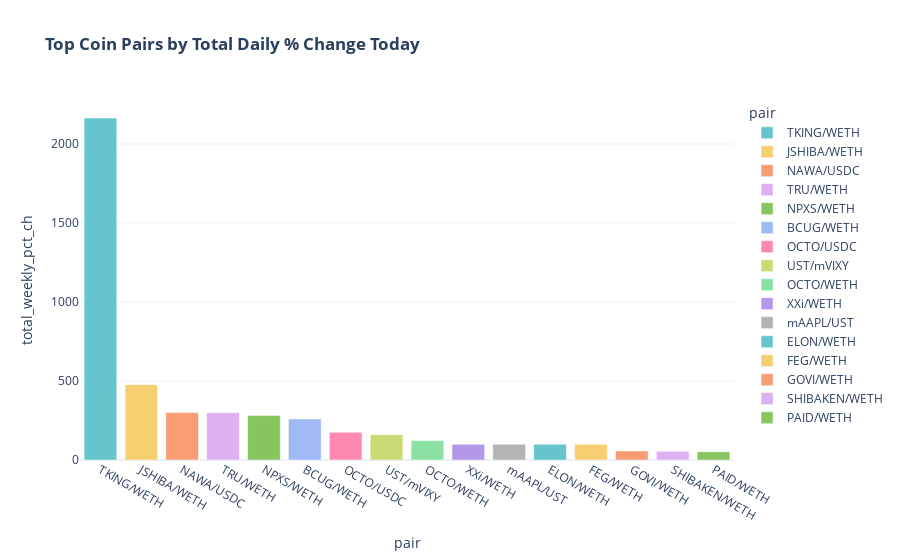

The notebook cell saved with this chart:
### Markdown cell above
# Uniswap Today

### Code cell
#bsc pancakeswap
uni_4_1 = json.load(open('/Users/max.bade/Downloads/uniswap/4_1.txt'))
uni_4_2 = json.load(open('/Users/max.bade/Downloads/uniswap/4_2.txt'))
uni_4_3 = json.load(open('/Users/max.bade/Downloads/uniswap/4_3.txt'))
uni_4_4 = json.load(open('/Users/max.bade/Downloads/uniswap/4_4.txt'))
uni_4_5 = json.load(open('/Users/max.bade/Downloads/uniswap/4_5.txt'))
uni_4_6 = json.load(open('/Users/max.bade/Downloads/uniswap/4_6.txt'))
uni_4_7 = json.load(open('/Users/max.bade/Downloads/uniswap/4_7.txt'))
uni_4_8 = json.load(open('/Users/max.bade/Downloads/uniswap/4_8.txt'))
uni_4_9 = json.load(open('/Users/max.bade/Downloads/uniswap/4_9.txt'))
uni_4_10 = json.load(open('/Users/max.bade/Downloads/uniswap/4_10.txt'))
uni_4_11 = json.load(open('/Users/max.bade/Downloads/uniswap/4_11.txt'))
uni_4_12 = json.load(open('/Users/max.bade/Downloads/uniswap/4_12.txt'))
uni_4_13 = json.load(open('/Users/max.bade/Downloads/uniswap/4_13.txt'))
uni_4_14 = json.load(open('/Users/max.bade/Downloads/uniswap/4_14.txt'))
uni_4_15 = json.load(open('/Users/max.bade/Downloads/uniswap/4_15.txt'))
uni_4_16 = json.load(open('/Users/max.bade/Downloads/uniswap/4_16.txt'))
uni_4_17 = json.load(open('/Users/max.bade/Downloads/uniswap/4_17.txt'))
uni_4_18 = json.load(open('/Users/max.bade/Downloads/uniswap/4_18.txt'))
uni_4_19 = json.load(open('/Users/max.bade/Downloads/uniswap/4_19.txt'))
uni_4_20 = json.load(open('/Users/max.bade/Downloads/uniswap/4_20.txt'))
uni_4_21 = json.load(open('/Users/max.bade/Downloads/uniswap/4_21.txt'))
uni_4_22 = json.load(open('/Users/max.bade/Downloads/uniswap/4_22.txt'))
uni_4_23 = json.load(open('/Users/max.bade/Downloads/uniswap/4_23.txt'))
uni_4_24 = json.load(open('/Users/max.bade/Downloads/uniswap/4_24.txt'))
uni_4_25 = json.load(open('/Users/max.bade/Downloads/uniswap/4_25.txt'))
uni_4_26 = json.load(open('/Users/max.bade/Downloads/uniswap/4_26.txt'))
uni_4_27 = json.load(open('/Users/max.bade/Downloads/uniswap/4_27.txt'))
uni_4_28 = json.load(open('/Users/max.bade/Downloads/uniswap/4_28.txt'))
uni_4_29 = json.load(open('/Users/max.bade/Downloads/uniswap/4_29.txt'))
uni_4_30 = json.load(open('/Users/max.bade/Downloads/uniswap/4_30.txt'))
uni_5_1 = json.load(open('/Users/max.bade/Downloads/uniswap/5_1.txt'))
uni_5_2 = json.load(open('/Users/max.bade/Downloads/uniswap/5_2.txt'))
uni_5_3 = json.load(open('/Users/max.bade/Downloads/uniswap/5_3.txt'))
uni_5_4 = json.load(open('/Users/max.bade/Downloads/uniswap/5_4.txt'))
uni_5_5 = json.load(open('/Users/max.bade/Downloads/uniswap/5_5.txt'))
uni_5_6 = json.load(open('/Users/max.bade/Downloads/uniswap/5_6.txt'))
uni_5_7 = json.load(open('/Users/max.bade/Downloads/uniswap/5_7.txt'))
uni_5_8 = json.load(open('/Users/max.bade/Downloads/uniswap/5_8.txt'))
uni_5_9 = json.load(open('/Users/max.bade/Downloads/uniswap/5_9.txt'))
uni_5_10 = json.load(open('/Users/max.bade/Downloads/uniswap/5_10.txt'))
uni_5_11 = json.load(open('/Users/max.bade/Downloads/uniswap/5_11.txt'))


unis = [uni_4_1, uni_4_2, uni_4_3, uni_4_4, uni_4_5, uni_4_6
         , uni_4_7, uni_4_8, uni_4_9, uni_4_10, uni_4_11, uni_4_12
         , uni_4_13, uni_4_14, uni_4_15, uni_4_16, uni_4_17, uni_4_18
         , uni_4_19, uni_4_20, uni_4_21, uni_4_22, uni_4_23, uni_4_24
         , uni_4_25, uni_4_26, uni_4_27, uni_4_28, uni_4_29, uni_4_30
         , uni_5_1, uni_5_2, uni_5_3, uni_5_4, uni_5_5, uni_5_6, uni_5_7
         , uni_5_8, uni_5_9, uni_5_10, uni_5_11]

dirpath = '/Users/max.bade/Downloads/uniswap/'
output = '/Users/max.bade/Downloads/uniswap/output/uniswap.csv'
csvout_lst = []
files = [os.path.join(dirpath, fname) for fname in os.listdir(dirpath)]

# for filename in sorted(files):
for filename in unis:
    
    def cross_join(left, right):
        new_rows = []
        for left_row in left:
            for right_row in right:
                temp_row = deepcopy(left_row)
                for key, value in right_row.items():
                    temp_row[key] = value
                new_rows.append(deepcopy(temp_row))
        return new_rows


    def flatten_list(data):
        for elem in data:
            if isinstance(elem, list):
                yield from flatten_list(elem)
            else:
                yield elem


    def json_to_dataframe(data_in):
        def flatten_json(data, prev_heading=''):
            if isinstance(data, dict):
                rows = [{}]
                for key, value in data.items():
                    rows = cross_join(rows, flatten_json(value, prev_heading + '.' + key))
            elif isinstance(data, list):
                rows = []
                for i in range(len(data)):
                    [rows.append(elem) for elem in flatten_list(flatten_json(data[i], prev_heading))]
            else:
                rows = [{prev_heading[1:]: data}]
            return rows

        return pd.DataFrame(flatten_json(data_in))

    if __name__ == '__main__':
        data = json_to_dataframe(filename)
        csvout_lst.append(data)
        
    pd.concat(csvout_lst).to_csv(output)
    
df = pd.read_csv(output)
df.columns = ['index_duplicate','buy_symbol','sell_symbol','#_trades','trade_amount_$']
del df['index_duplicate']
df['num_trades_x_tradeamount'] = df['#_trades'] * df['trade_amount_$']
# df = df.sort_values(by='num_trades_x_tradeamount',ascending=False).reset_index()
# del df['index']

today = pd.Timestamp("today").strftime("%Y-%m-%d")
start = pd.to_datetime("4/1/2021")
df['trade_date'] = pd.Series(np.arange(len(df)) // 1000) \
              .apply(lambda x: pd.Timedelta(days=x)) + start

df['pair'] = df['buy_symbol'] + "/" + df['sell_symbol']
df['trade_date'] = pd.to_datetime(df['trade_date'])
df.sort_values(['pair','trade_date'], inplace = True, ascending=[True, True])
df['pct_ch'] = round(df.groupby(['pair'])['#_trades'].apply(lambda x: x/x.shift(1)-1).fillna(0)*100,2)
df['sum_pct_change'] = round(df['pct_ch'].groupby(df['pair']).transform('sum'),1)
df['avg_pct_change'] = round(df['pct_ch'].groupby(df['pair']).transform('mean'),1)
df['Week_Number'] = df['trade_date'].dt.week

coins_to_remove = ['BUSD','WBNB','ETH','USDT','USDC','BTC','Cake','WETH','?']
df = df[~df.buy_symbol.isin(coins_to_remove)]
print(df.shape)

filtered_coins = df.groupby(['trade_date','pair'])['pct_ch'].agg('sum').reset_index()
filtered_coins.columns = ['trade_date','pair','total_weekly_pct_ch']
filtered_coins = filtered_coins[filtered_coins['trade_date'] == today][['trade_date','pair','total_weekly_pct_ch']]\
.sort_values(by='total_weekly_pct_ch',ascending=False).reset_index()
filtered_coins = filtered_coins[filtered_coins['total_weekly_pct_ch']>=50]
print(filtered_coins.shape)
print(filtered_coins.pair.nunique())

fig = px.bar(filtered_coins
             ,x='pair'
             ,y='total_weekly_pct_ch'
             ,color='pair'
             ,template='plotly_white'
             ,color_discrete_sequence=px.colors.qualitative.Pastel
             ,title='<b>Top Coin Pairs by Total Daily % Change Today')
print(filtered_coins.head(10))
fig.show()

### Figure 1 — Plotly figure (JSON) as saved in the notebook; plotly's stock layout.template omitted (floating-point values rounded to 4 significant figures)
{"data": [{"alignmentgroup": "True", "hovertemplate": "pair=%{x}<br>total_weekly_pct_ch=%{y}<extra></extra>", "legendgroup": "TKING/WETH", "marker": {"color": "rgb(102, 197, 204)"}, "name": "TKING/WETH", "offsetgroup": "TKING/WETH", "orientation": "v", "showlegend": true, "textposition": "auto", "type": "bar", "x": ["TKING/WETH"], "xaxis": "x", "y": [2165.0], "yaxis": "y"}, {"alignmentgroup": "True", "hovertemplate": "pair=%{x}<br>total_weekly_pct_ch=%{y}<extra></extra>", "legendgroup": "JSHIBA/WETH", "marker": {"color": "rgb(246, 207, 113)"}, "name": "JSHIBA/WETH", "offsetgroup": "JSHIBA/WETH", "orientation": "v", "showlegend": true, "textposition": "auto", "type": "bar", "x": ["JSHIBA/WETH"], "xaxis": "x", "y": [476.9], "yaxis": "y"}, {"alignmentgroup": "True", "hovertemplate": "pair=%{x}<br>total_weekly_pct_ch=%{y}<extra></extra>", "legendgroup": "NAWA/USDC", "marker": {"color": "rgb(248, 156, 116)"}, "name": "NAWA/USDC", "offsetgroup": "NAWA/USDC", "orientation": "v", "showlegend": true, "textposition": "auto", "type": "bar", "x": ["NAWA/USDC"], "xaxis": "x", "y": [300], "yaxis": "y"}, {"alignmentgroup": "True", "hovertemplate": "pair=%{x}<br>total_weekly_pct_ch=%{y}<extra></extra>", "legendgroup": "TRU/WETH", "marker": {"color": "rgb(220, 176, 242)"}, "name": "TRU/WETH", "offsetgroup": "TRU/WETH", "orientation": "v", "showlegend": true, "textposition": "auto", "type": "bar", "x": ["TRU/WETH"], "xaxis": "x", "y": [299.7], "yaxis": "y"}, {"alignmentgroup": "True", "hovertemplate": "pair=%{x}<br>total_weekly_pct_ch=%{y}<extra></extra>", "legendgroup": "NPXS/WETH", "marker": {"color": "rgb(135, 197, 95)"}, "name": "NPXS/WETH", "offsetgroup": "NPXS/WETH", "orientation": "v", "showlegend": true, "textposition": "auto", "type": "bar", "x": ["NPXS/WETH"], "xaxis": "x", "y": [281.1], "yaxis": "y"}, {"alignmentgroup": "True", "hovertemplate": "pair=%{x}<br>total_weekly_pct_ch=%{y}<extra></extra>", "legendgroup": "BCUG/WETH", "marker": {"color": "rgb(158, 185, 243)"}, "name": "BCUG/WETH", "offsetgroup": "BCUG/WETH", "orientation": "v", "showlegend": true, "textposition": "auto", "type": "bar", "x": ["BCUG/WETH"], "xaxis": "x", "y": [260], "yaxis": "y"}, {"alignmentgroup": "True", "hovertemplate": "pair=%{x}<br>total_weekly_pct_ch=%{y}<extra></extra>", "legendgroup": "OCTO/USDC", "marker": {"color": "rgb(254, 136, 177)"}, "name": "OCTO/USDC", "offsetgroup": "OCTO/USDC", "orientation": "v", "showlegend": true, "textposition": "auto", "type": "bar", "x": ["OCTO/USDC"], "xaxis": "x", "y": [175], "yaxis": "y"}, {"alignmentgroup": "True", "hovertemplate": "pair=%{x}<br>total_weekly_pct_ch=%{y}<extra></extra>", "legendgroup": "UST/mVIXY", "marker": {"color": "rgb(201, 219, 116)"}, "name": "UST/mVIXY", "offsetgroup": "UST/mVIXY", "orientation": "v", "showlegend": true, "textposition": "auto", "type": "bar", "x": ["UST/mVIXY"], "xaxis": "x", "y": [160], "yaxis": "y"}, {"alignmentgroup": "True", "hovertemplate": "pair=%{x}<br>total_weekly_pct_ch=%{y}<extra></extra>", "legendgroup": "OCTO/WETH", "marker": {"color": "rgb(139, 224, 164)"}, "name": "OCTO/WETH", "offsetgroup": "OCTO/WETH", "orientation": "v", "showlegend": true, "textposition": "auto", "type": "bar", "x": ["OCTO/WETH"], "xaxis": "x", "y": [123.1], "yaxis": "y"}, {"alignmentgroup": "True", "hovertemplate": "pair=%{x}<br>total_weekly_pct_ch=%{y}<extra></extra>", "legendgroup": "XXi/WETH", "marker": {"color": "rgb(180, 151, 231)"}, "name": "XXi/WETH", "offsetgroup": "XXi/WETH", "orientation": "v", "showlegend": true, "textposition": "auto", "type": "bar", "x": ["XXi/WETH"], "xaxis": "x", "y": [100], "yaxis": "y"}, {"alignmentgroup": "True", "hovertemplate": "pair=%{x}<br>total_weekly_pct_ch=%{y}<extra></extra>", "legendgroup": "mAAPL/UST", "marker": {"color": "rgb(179, 179, 179)"}, "name": "mAAPL/UST", "offsetgroup": "mAAPL/UST", "orientation": "v", "showlegend": true, "textposition": "auto", "type": "bar", "x": ["mAAPL/UST"], "xaxis": "x", "y": [100], "yaxis": "y"}, {"alignmentgroup": "True", "hovertemplate": "pair=%{x}<br>total_weekly_pct_ch=%{y}<extra></extra>", "legendgroup": "ELON/WETH", "marker": {"color": "rgb(102, 197, 204)"}, "name": "ELON/WETH", "offsetgroup": "ELON/WETH", "orientation": "v", "showlegend": true, "textposition": "auto", "type": "bar", "x": ["ELON/WETH"], "xaxis": "x", "y": [99.87], "yaxis": "y"}, {"alignmentgroup": "True", "hovertemplate": "pair=%{x}<br>total_weekly_pct_ch=%{y}<extra></extra>", "legendgroup": "FEG/WETH", "marker": {"color": "rgb(246, 207, 113)"}, "name": "FEG/WETH", "offsetgroup": "FEG/WETH", "orientation": "v", "showlegend": true, "textposition": "auto", "type": "bar", "x": ["FEG/WETH"], "xaxis": "x", "y": [99.64], "yaxis": "y"}, {"alignmentgroup": "True", "hovertemplate": "pair=%{x}<br>total_weekly_pct_ch=%{y}<extra></extra>", "legendgroup": "GOVI/WETH", "marker": {"color": "rgb(248, 156, 116)"}, "name": "GOVI/WETH", "offsetgroup": "GOVI/WETH", "orientation": "v", "showlegend": true, "textposition": "auto", "type": "bar", "x": ["GOVI/WETH"], "xaxis": "x", "y": [57.14], "yaxis": "y"}, {"alignmentgroup": "True", "hovertemplate": "pair=%{x}<br>total_weekly_pct_ch=%{y}<extra></extra>", "legendgroup": "SHIBAKEN/WETH", "marker": {"color": "rgb(220, 176, 242)"}, "name": "SHIBAKEN/WETH", "offsetgroup": "SHIBAKEN/WETH", "orientation": "v", "showlegend": true, "textposition": "auto", "type": "bar", "x": ["SHIBAKEN/WETH"], "xaxis": "x", "y": [55.95], "yaxis": "y"}, {"alignmentgroup": "True", "hovertemplate": "pair=%{x}<br>total_weekly_pct_ch=%{y}<extra></extra>", "legendgroup": "PAID/WETH", "marker": {"color": "rgb(135, 197, 95)"}, "name": "PAID/WETH", "offsetgroup": "PAID/WETH", "orientation": "v", "showlegend": true, "textposition": "auto", "type": "bar", "x": ["PAID/WETH"], "xaxis": "x", "y": [52.94], "yaxis": "y"}], "layout": {"barmode": "relative", "legend": {"title": {"text": "pair"}, "tracegroupgap": 0}, "title": {"text": "<b>Top Coin Pairs by Total Daily % Change Today"}, "xaxis": {"anchor": "y", "categoryarray": ["TKING/WETH", "JSHIBA/WETH", "NAWA/USDC", "TRU/WETH", "NPXS/WETH", "BCUG/WETH", "OCTO/USDC", "UST/mVIXY", "OCTO/WETH", "XXi/WETH", "mAAPL/UST", "ELON/WETH", "FEG/WETH", "GOVI/WETH", "SHIBAKEN/WETH", "PAID/WETH"], "categoryorder": "array", "domain": [0, 1], "title": {"text": "pair"}}, "yaxis": {"anchor": "x", "domain": [0, 1], "title": {"text": "total_weekly_pct_ch"}}}}
